Frame 1 (no input): blank canvas, image omitted
Frame 60 (no input): blank canvas, image omitted
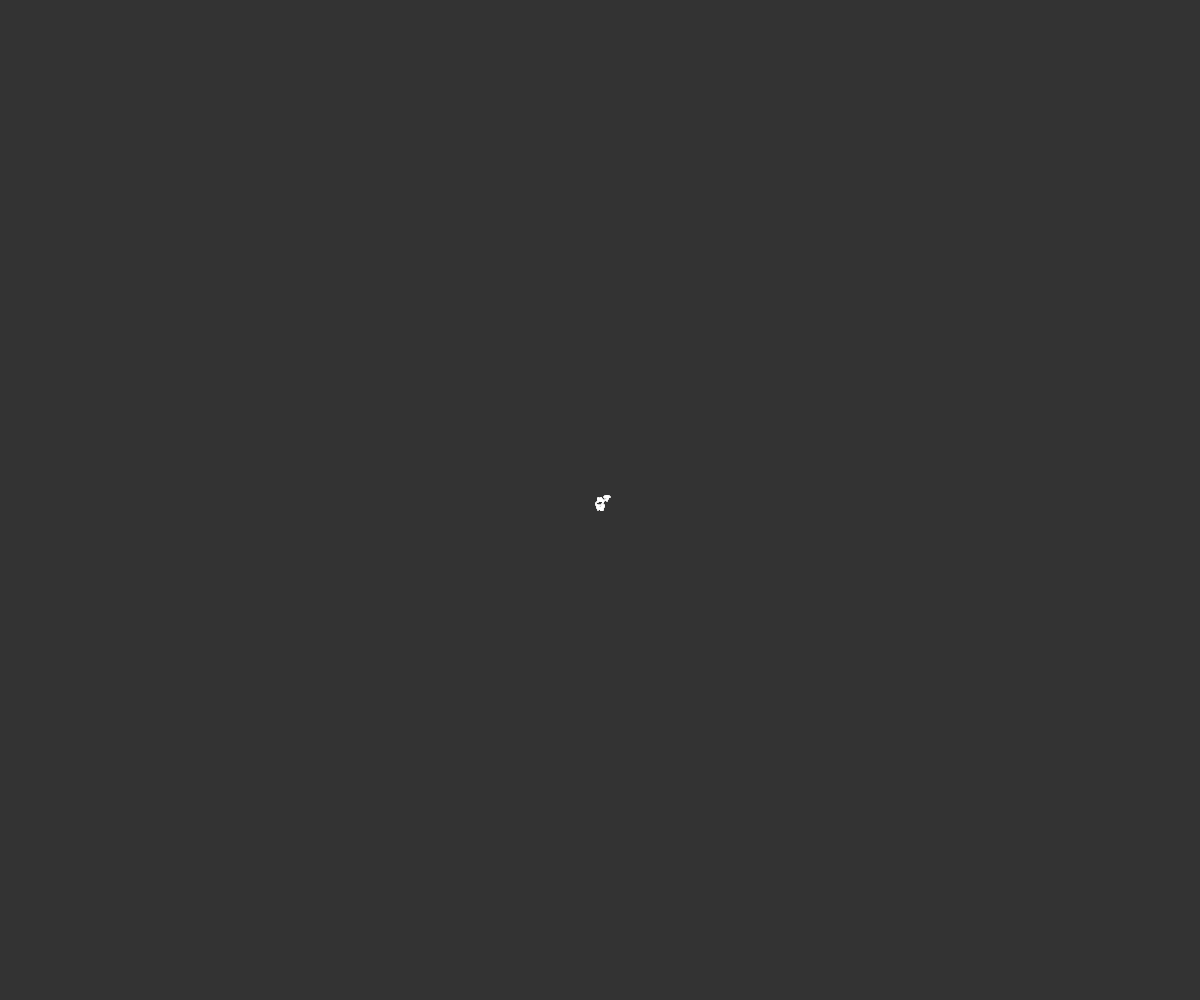
Frame 120 (the mouse pressed at the canvas centre since frame 60)

The p5.js sketch whose frames 1 and 60 were blank and that drew this single picture after the mouse press (run headless with seeded random() and noise() and a simulated clock; from frame 60 on, the mouse is pressed at the canvas centre):

// p5.js sketch
// ── sketch.js
/**
  * Simple random walker to up, right, down, left direction
  */

// Random walk art, random walk 2d, random walk 3d - Google
// What if color takes a role
// What if we have many random walker and when intercepting, coloring sth or a new random walk appear
// What if the randomness is according to some probability to create patterns
// What if the random walk is not allowed to walk in previous spots - Self voiding
// What if the random walk changes notes in a melody
// What if the random walk makes a music composition
// What if each random walk is a vertix of a polygon
// What if it walks in a color space

let x = 0
let y = 0

function setup() {
  createCanvas(windowWidth, windowHeight)
  background(51)
  x = width / 2
  y = height / 2
}

function draw() {
  stroke(255)
  strokeWeight(2)
  point(x, y)

  // Random number to pick direction
  let r = floor(random(8))
  switch (r) {
    case 0:
      y -= 1
      break
    case 1:
      x += 1
      break
    case 2:
      y += 1
      break
    case 3:
      x -= 1
      break
    case 4:
      x += 1
      y -= 1
      break
    case 5:
      x += 1
      y += 1
      break
    case 6:
      x -= 1
      y += 1
      break
    case 7:
      x -= 1
      y -= 1
      break
  }
}
